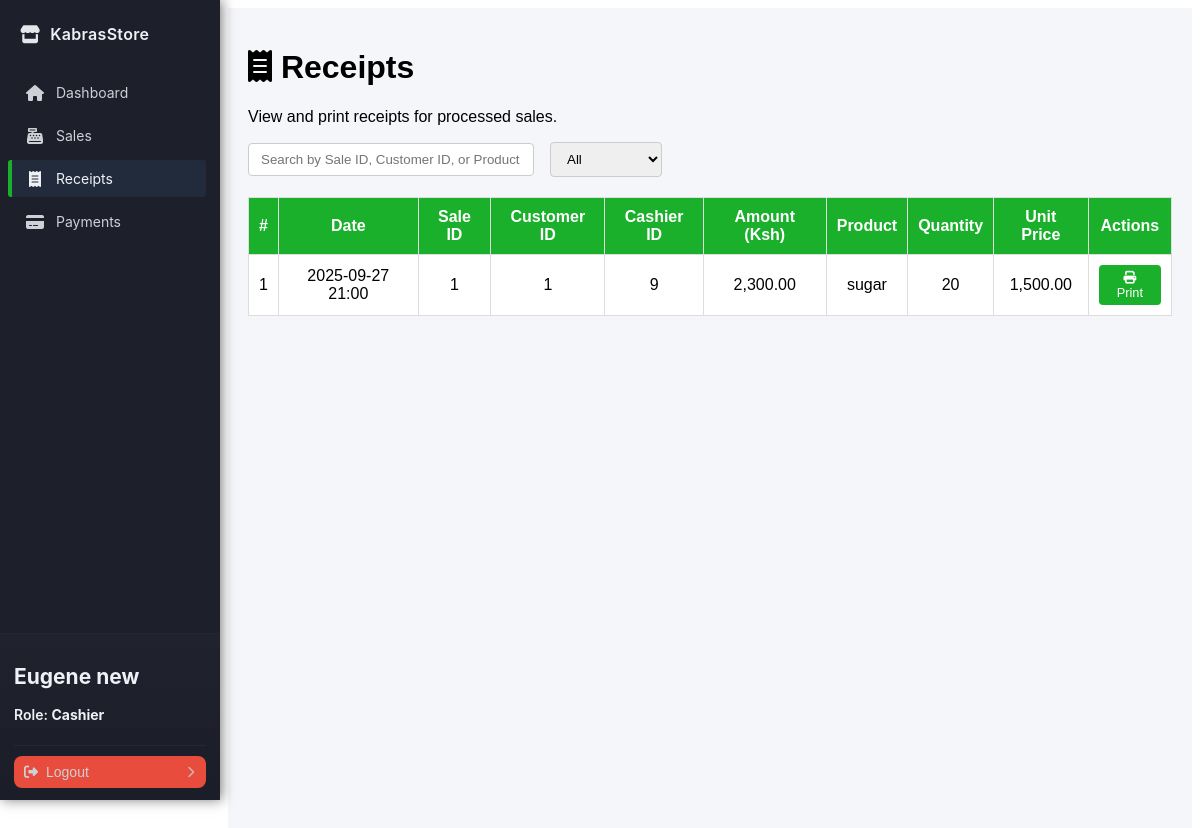
Before: /cashier/receipts.php (signed in) with the older database file.
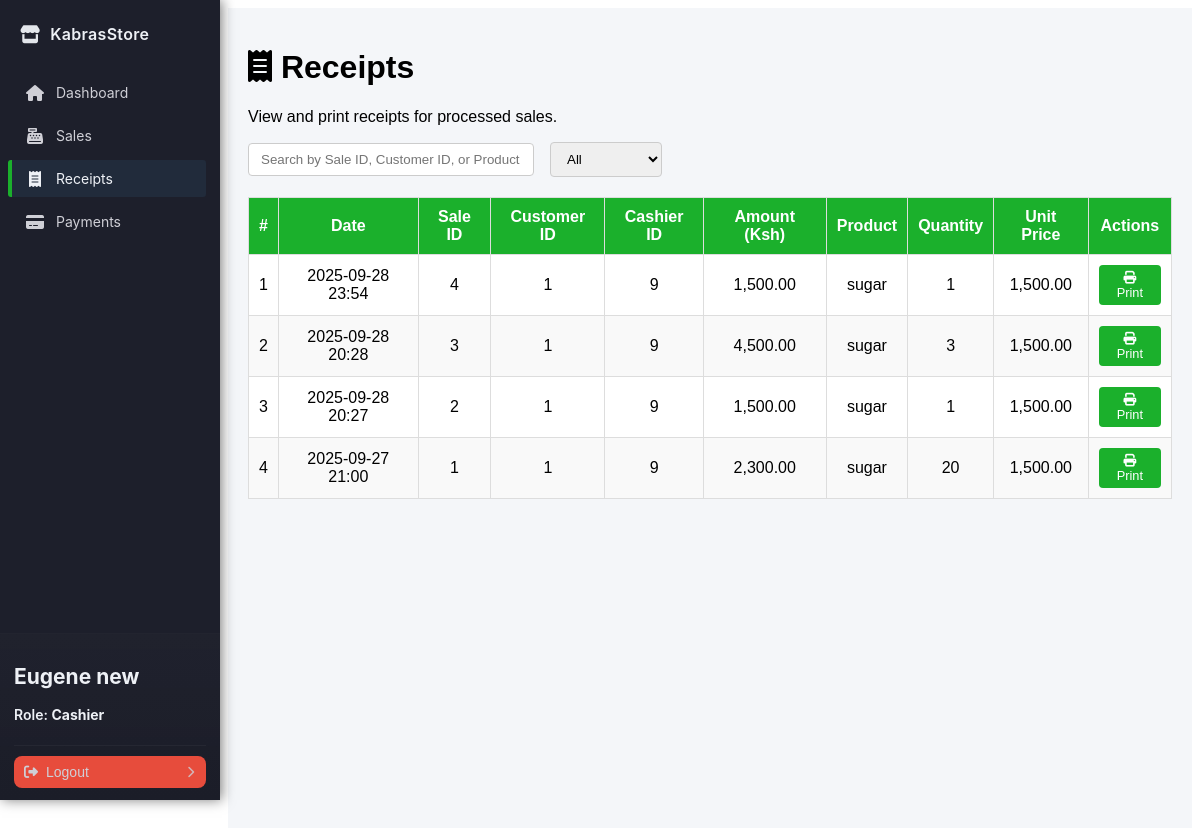
After: the same page with the newer database file.
### tables this page shows
CREATE TABLE `sale_items` (
  `id` int NOT NULL AUTO_INCREMENT,
  `sale_id` int NOT NULL,
  `product_id` int NOT NULL,
  `quantity` int NOT NULL,
  `unit_price` decimal(10,2) NOT NULL,
  PRIMARY KEY (`id`),
  KEY `sale_id` (`sale_id`),
  KEY `product_id` (`product_id`),
  CONSTRAINT `sale_items_ibfk_1` FOREIGN KEY (`sale_id`) REFERENCES `sales` (`id`),
  CONSTRAINT `sale_items_ibfk_2` FOREIGN KEY (`product_id`) REFERENCES `products` (`id`)
);

CREATE TABLE `sales` (
  `id` int NOT NULL AUTO_INCREMENT,
  `customer_id` int DEFAULT NULL,
  `user_id` int NOT NULL,
  `total_amount` decimal(10,2) NOT NULL,
  `sale_date` timestamp NULL DEFAULT CURRENT_TIMESTAMP,
  PRIMARY KEY (`id`),
  KEY `user_id` (`user_id`),
  CONSTRAINT `sales_ibfk_1` FOREIGN KEY (`user_id`) REFERENCES `users` (`id`)
);

CREATE TABLE `products` (
  `id` int NOT NULL AUTO_INCREMENT,
  `name` varchar(100) NOT NULL,
  `category` varchar(50) DEFAULT NULL,
  `description` text,
  `price` decimal(10,2) NOT NULL,
  `stock_quantity` int DEFAULT '0',
  `unit` varchar(20) DEFAULT NULL,
  `batch_number` varchar(50) DEFAULT NULL,
  `expiry_date` date DEFAULT NULL,
  `production_date` date DEFAULT NULL,
  `supplier` varchar(100) DEFAULT NULL,
  `status` varchar(20) DEFAULT 'active',
  `created_by` int DEFAULT NULL,
  `created_at` timestamp NULL DEFAULT CURRENT_TIMESTAMP,
  `updated_at` timestamp NULL DEFAULT CURRENT_TIMESTAMP ON UPDATE CURRENT_TIMESTAMP,
  PRIMARY KEY (`id`),
  KEY `created_by` (`created_by`),
  CONSTRAINT `products_ibfk_1` FOREIGN KEY (`created_by`) REFERENCES `users` (`id`)
);

### config/database.php (called while the page is built, shortened)
<?php
class Database
{
    private $host = 'localhost';
    private $db   = 'kabras_store';
    private $user = 'root';
    private $pass = 'Hunter42.';
    private $charset = 'utf8mb4';
    public function connect()
    {
        $dsn = "mysql:host={$this->host};dbname={$this->db};charset={$this->charset}";
        try {
            $this->pdo = new PDO($dsn, $this->user, $this->pass, [
                PDO::ATTR_ERRMODE => PDO::ERRMODE_EXCEPTION,
                PDO::ATTR_DEFAULT_FETCH_MODE => PDO::FETCH_ASSOC,
            ]);
            return $this->pdo;
        } catch (PDOException $e) {
            die('Database connection failed: ' . $e->getMessage());
        }
    }
}

### handlers/AuthHandler.php (called while the page is built, shortened)
<?php
require_once __DIR__ . '/../app/models/User.php';
class AuthHandler
{
    private $sessionTimeout = 3600;
    public function __construct()
    {
        $this->userModel = new User();
        $defaultAdminEmail = 'admin@kabrasugar.com';
        if (!$this->userModel->findByEmail($defaultAdminEmail)) {
            $adminData = [
                'name' => 'Default Admin',
                'email' => $defaultAdminEmail,
                'phone' => '',
                'national_id' => '',
                'password' => 'hunter123',
                'role' => 'admin'
            ];
            $this->userModel->createUser($adminData);
        }
    }
    public function isLoggedIn()
    {
        return isset($_SESSION['user_id']) &&
            (time() - $_SESSION['login_time']) < $this->sessionTimeout;
    }
    public function getCurrentUser()
    {
        return [
            "id" => $_SESSION['user_id'],
            "name" => $_SESSION['user_name'],
            "email" => $_SESSION['user_email'],
            "role" => $_SESSION['user_role']
        ];
    }
}

### app/models/User.php (called while the page is built, shortened)
<?php
require_once __DIR__ . '../../../config/database.php';
class User
{
    private $db;
    public function __construct()
    {
        $this->db = (new Database())->connect();
    }
    public function findByEmail($email)
    {
        $sql = "SELECT * FROM users WHERE email = :email LIMIT 1";
        $stmt = $this->db->prepare($sql);
        $stmt->execute([':email' => $email]);
        return $stmt->fetch(PDO::FETCH_ASSOC);
    }
}

### handlers/SalesHandler.php (called while the page is built, shortened)
<?php
require_once __DIR__ . '/../config/database.php';
class SalesHandler
{
    private $db;
    public function __construct()
    {
        $this->db = (new Database())->connect();
    }
    public function getSalesByCashier($cashierId)
    {
        $stmt = $this->db->prepare("
            SELECT s.*, si.product_id, si.quantity, si.unit_price, p.name AS product_name
            FROM sales s
            JOIN sale_items si ON s.id = si.sale_id
            JOIN products p ON si.product_id = p.id
            WHERE s.user_id = :uid
            ORDER BY s.sale_date DESC
        ");
        $stmt->execute([':uid' => $cashierId]);
        return $stmt->fetchAll(PDO::FETCH_ASSOC);
    }
}

### cashier/receipts.php (the view, shortened to what the changed rows need)
<?php
require_once '../handlers/AuthHandler.php';
require_once '../handlers/SalesHandler.php';
$authHandler = new AuthHandler();
$salesHandler = new SalesHandler();
$currentUser = $authHandler->getCurrentUser();
$sales = $salesHandler->getSalesByCashier($currentUser['id']);
?>
<!DOCTYPE html>
<html lang="en">
<head>
    <link rel="stylesheet" href="../assets/css/sidebar.css">
    <link rel="stylesheet" href="../assets/css/cashier-receipts.css">
    <link rel="stylesheet" href="https://cdnjs.cloudflare.com/ajax/libs/font-awesome/6.0.0/css/all.min.css">
</head>
<body>
    <?php include '../includes/sidebar.php'; ?>
    <main class="main-content">
        <h1><i class="fas fa-receipt"></i> Receipts</h1>
        <div class="receipts-table-wrapper">
            <table class="receipts-table">
                <thead>
                    <tr>
                        <th>#</th>
                        <th>Date</th>
                        <th>Sale ID</th>
                        <th>Customer ID</th>
                        <th>Cashier ID</th>
                        <th>Amount (Ksh)</th>
                        <th>Product</th>
                        <th>Quantity</th>
                        <th>Unit Price</th>
                        <th>Actions</th>
                    </tr>
                </thead>
                <tbody>
                    <?php if (!empty($sales)):
                        $rowNum = 1;
                        foreach ($sales as $sale): ?>
                            <tr>
                                <td><?= $rowNum++; ?></td>
                                <td><?= date('Y-m-d H:i', strtotime($sale['sale_date'])); ?></td>
                                <td><?= $sale['id']; ?></td>
                                <td><?= $sale['customer_id'] ?? '-'; ?></td>
                                <td><?= $sale['user_id']; ?></td>
                                <td><?= number_format($sale['total_amount'], 2); ?></td>
                                <td><?= htmlspecialchars($sale['product_name']); ?></td>
                                <td><?= $sale['quantity']; ?></td>
                                <td><?= number_format($sale['unit_price'], 2); ?></td>
                                <td>
                                    <button class="btn btn-primary btn-sm print-btn" data-sale='<?= json_encode($sale); ?>'>
                                        <i class="fas fa-print"></i> Print
                                    </button>
                                </td>
                            </tr>
                        <?php endforeach;
                    else: ?>
                        <tr>
                            <td colspan="10" class="no-sales">No receipts found</td>
                        </tr>
                    <?php endif; ?>
                </tbody>
            </table>
        </div>
    </main>
</body>
</html>

### includes/sidebar.php (shortened to what the changed rows need)
<?php
$role = isset($_SESSION['user_role']) ? $_SESSION['user_role'] : '';
$menu = [
    'common' => [
        ['label' => 'Dashboard', 'href' => 'dashboard.php', 'icon' => 'fas fa-home'],
    ],
    'Admin' => [
        ['label' => 'User Management', 'href' => '/admin/users.php', 'icon' => 'fas fa-users'],
        ['label' => 'Assign Roles', 'href' => '/admin/roles.php', 'icon' => 'fas fa-user-cog'],
        ['label' => 'System Backup', 'href' => '/admin/backup.php', 'icon' => 'fas fa-server'],
    ],
    'StoreKeeper' => [
        ['label' => 'Stock Entry', 'href' => 'stock_entry.php', 'icon' => 'fas fa-box-open'],
        ['label' => 'Stock Levels', 'href' => 'stock_levels.php', 'icon' => 'fas fa-boxes'],
        ['label' => 'Stock Alerts', 'href' => 'stock_alerts.php', 'icon' => 'fas fa-exclamation-triangle'],
    ],
    'Cashier' => [
        ['label' => 'Sales', 'href' => 'sales.php', 'icon' => 'fas fa-cash-register'],
        ['label' => 'Receipts', 'href' => 'receipts.php', 'icon' => 'fas fa-receipt'],
        ['label' => 'Payments', 'href' => 'payments.php', 'icon' => 'fas fa-credit-card'],
    ],
    'Manager' => [
        ['label' => 'Sales Reports', 'href' => 'reports.php', 'icon' => 'fas fa-chart-line'],
        ['label' => 'Discounts & Refunds', 'href' => 'discounts.php', 'icon' => 'fas fa-percentage'],
        ['label' => 'Store Performance', 'href' => 'performance.php', 'icon' => 'fas fa-tachometer-alt'],
    ],
    'Accountant' => [
        ['label' => 'Audit Reports', 'href' => 'audit_reports.php', 'icon' => 'fas fa-file-alt'],
        ['label' => 'Compliance', 'href' => 'compliance.php', 'icon' => 'fas fa-balance-scale'],
        ['label' => 'Financial Reports', 'href' => 'finance.php', 'icon' => 'fas fa-file-invoice-dollar'],
    ],
];
$items = $menu['common'];
if (isset($menu[$role])) {
    $items = array_merge($items, $menu[$role]);
}
?>
<link rel="stylesheet" href="https://cdnjs.cloudflare.com/ajax/libs/font-awesome/6.4.0/css/all.min.css"
 />
<aside class="sidebar" role="navigation" aria-label="Main Sidebar">
    <div class="sidebar-inner">
        <nav class="sidebar-nav">
            <ul>
                <?php foreach ($items as $it): ?>
                    <li>
                        <a href="<?= htmlspecialchars($it['href']) ?>"
                            class="<?= (basename($_SERVER['PHP_SELF']) === basename($it['href'])) ? 'active' : '' ?>">
                            <i class="<?= htmlspecialchars($it['icon']) ?>" aria-hidden="true"></i>
                            <span class="label"><?= htmlspecialchars($it['label']) ?></span>
                        </a>
                    </li>
                <?php endforeach; ?>
            </ul>
        </nav>
        <div class="sidebar-footer" role="region" aria-label="User actions">
            <div class="user-name">
                <h2>
                    <?php
                    if (isset($currentUser) && isset($currentUser['name']) && $currentUser['name']) {
                        echo htmlspecialchars($currentUser['name']);
                    } elseif (isset($_SESSION['user_name']) && $_SESSION['user_name']) {
                        echo htmlspecialchars($_SESSION['user_name']);
                    } else {
                        echo 'Guest';
                    }
                    ?>
                </h2>
            </div>
        </div>
    </div>
</aside>

Changed rows visible on the page:
added sale_items: sale.sale_date "2025-09-28 23:54", sale "4", sale.customer_id "1", sale.user_id "9", sale.total_amount "1,500.00", product.name "sugar", quantity "1", unit_price "1,500.00"
added sale_items: sale.sale_date "2025-09-28 20:28", sale "3", sale.customer_id "1", sale.user_id "9", sale.total_amount "4,500.00", product.name "sugar", quantity "3", unit_price "1,500.00"
added sale_items: sale.sale_date "2025-09-28 20:27", sale "2", sale.customer_id "1", sale.user_id "9", sale.total_amount "1,500.00", product.name "sugar", quantity "1", unit_price "1,500.00"
